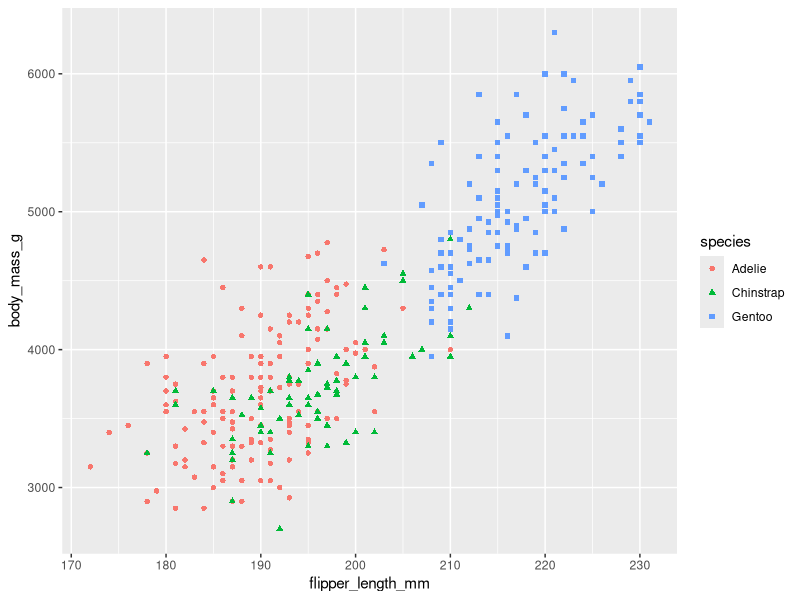
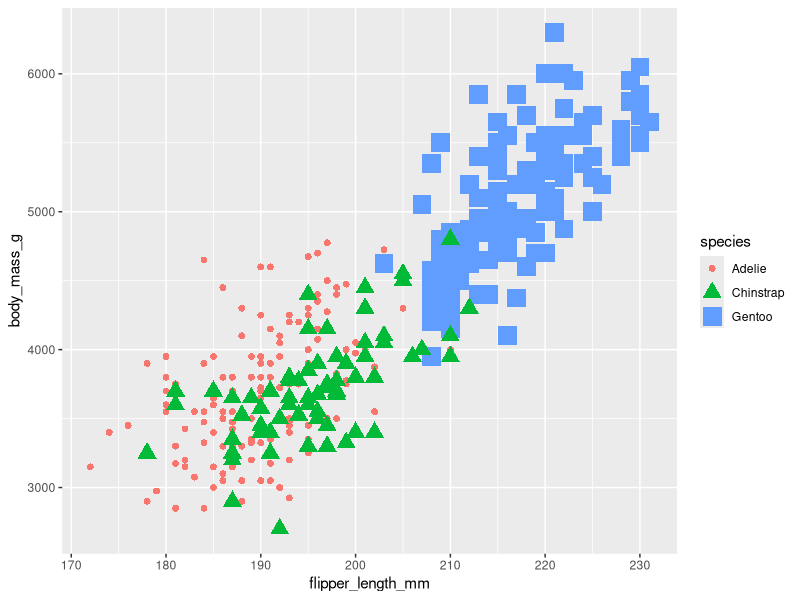
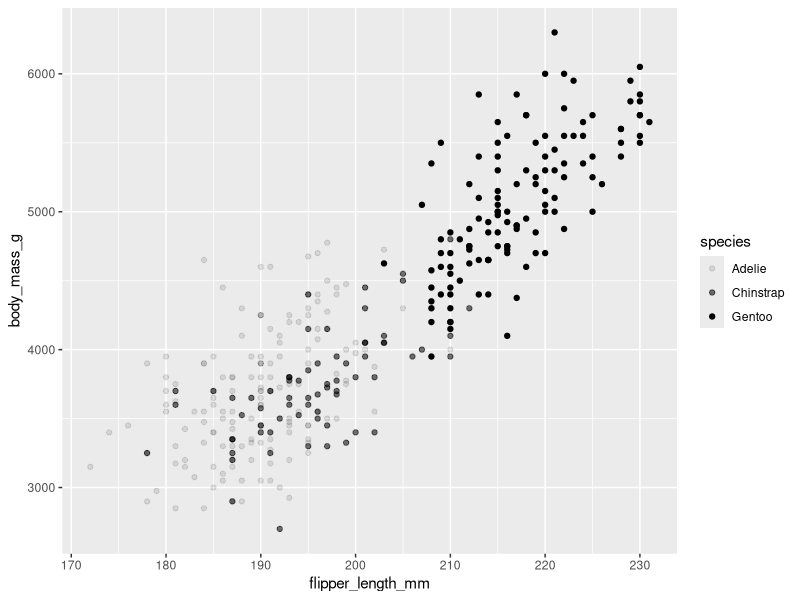
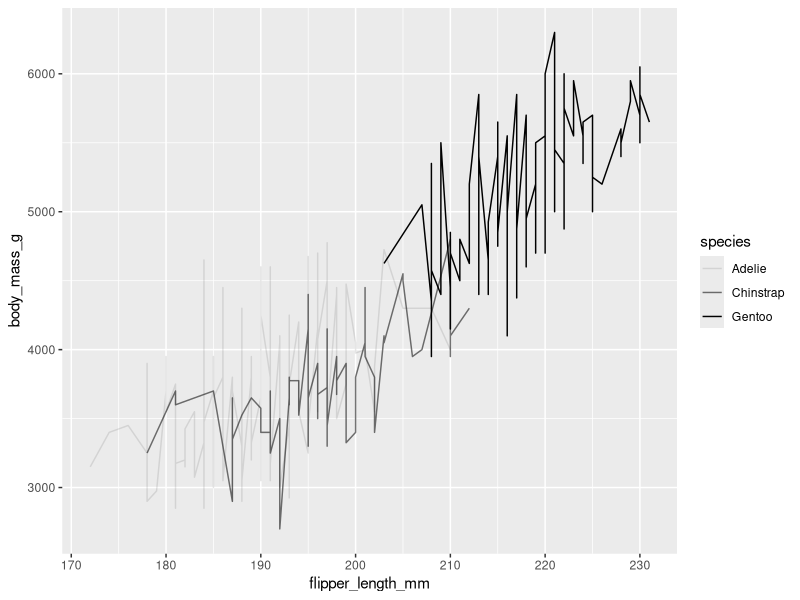
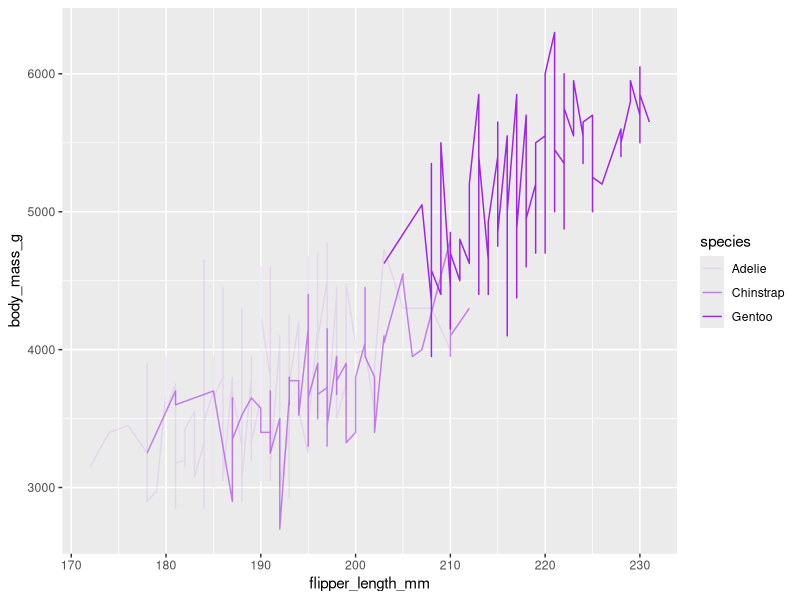
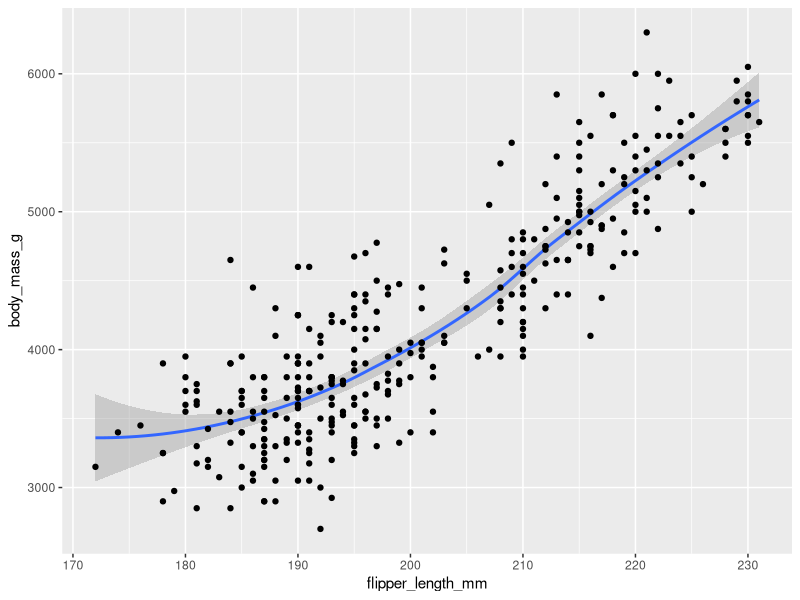
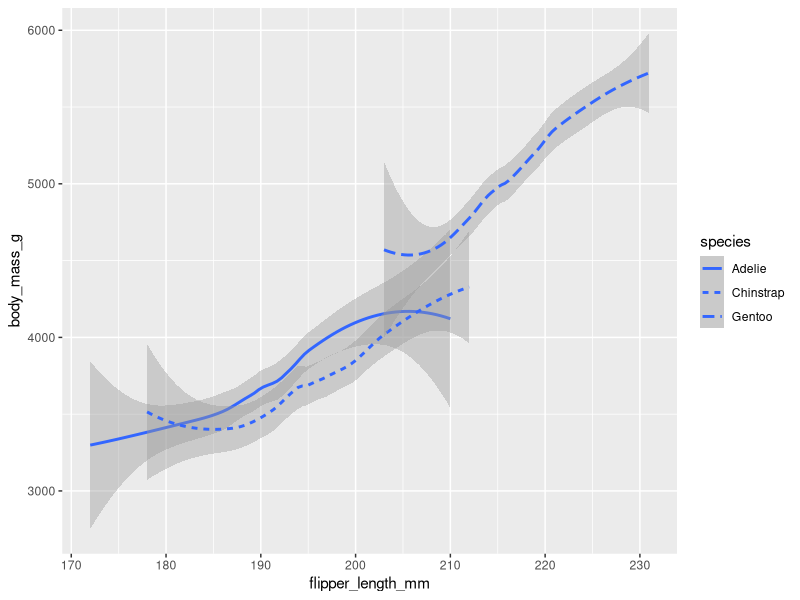
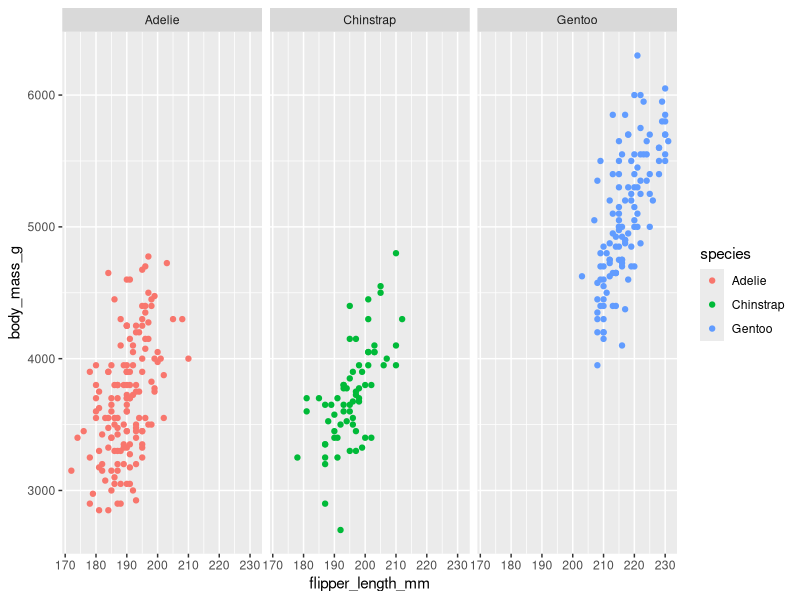

Generate these figures, in order, with R:
install.packages("ggplot2")
library(ggplot2)
install.packages("palmerpenguins")
library(palmerpenguins)

ggplot(data=penguins) + 
  geom_point(mapping = aes(x=flipper_length_mm, y=body_mass_g, shape=species, color=species))

ggplot(data=penguins) + 
  geom_point(mapping = aes(x=flipper_length_mm, y=body_mass_g, shape=species, color=species, size=species))

ggplot(data=penguins) + 
  geom_point(mapping = aes(x=flipper_length_mm, y=body_mass_g, alpha=species))

ggplot(data=penguins) + 
  geom_line(mapping = aes(x=flipper_length_mm, y=body_mass_g, alpha=species))

ggplot(data=penguins) + 
  geom_line(mapping = aes(x=flipper_length_mm, y=body_mass_g, alpha=species), color="purple")

ggplot(data=penguins) + 
  geom_smooth(mapping = aes(x=flipper_length_mm, y=body_mass_g)) +
  geom_point(mapping = aes(x=flipper_length_mm, y=body_mass_g))

ggplot(data=penguins) + 
  geom_smooth(mapping = aes(x=flipper_length_mm, y=body_mass_g, linetype = species))

ggplot(data=penguins) + 
  geom_point(mapping = aes(x=flipper_length_mm, y=body_mass_g, color = species)) +
  facet_wrap(~species)

ggplot(data=penguins, aes(x=flipper_length_mm, y=body_mass_g)) +
  geom_point(aes(color = species)) +
  facet_wrap(~species)

ggplot(data=penguins) + 
  geom_point(mapping = aes(x=flipper_length_mm, y=body_mass_g, color = species)) +
  facet_grid(sex~species)

ggplot(data=penguins) + 
  geom_point(mapping = aes(x=flipper_length_mm, y=body_mass_g, color = species)) +
  facet_grid(~species)

ggplot(data=penguins) + 
  geom_point(mapping = aes(x=flipper_length_mm, y=body_mass_g, color = species)) +
  facet_grid(~sex)

ggplot(data=penguins) + 
  geom_point(mapping = aes(x=flipper_length_mm, y=body_mass_g, shape=species, color=species))

ggsave("Three Penguin Species.png")

q()
